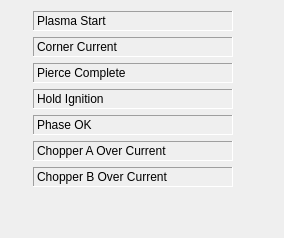
     <widget class="QWidget" name="pps_inputs_page_">
      <layout class="QHBoxLayout" name="horizontalLayout_5">
       <item>
        <layout class="QVBoxLayout" name="verticalLayout_6">
         <item>
          <layout class="QGridLayout" name="gridLayout_7">
           <item row="3" column="0">
            <widget class="QLabel" name="pps_input_4_">
             <property name="minimumSize">
              <size>
               <width>16</width>
               <height>16</height>
              </size>
             </property>
             <property name="maximumSize">
              <size>
               <width>16</width>
               <height>16</height>
              </size>
             </property>
             <property name="text">
              <string/>
             </property>
             <property name="pixmap">
              <pixmap resource="../../../../OCutter.qrc">:/cutter/widget/resource/closed.png</pixmap>
             </property>
             <property name="scaledContents">
              <bool>true</bool>
             </property>
            </widget>
           </item>
           <item row="3" column="1">
            <widget class="QLabel" name="label_36">
             <property name="minimumSize">
              <size>
               <width>200</width>
               <height>20</height>
              </size>
             </property>
             <property name="frameShape">
              <enum>QFrame::Panel</enum>
             </property>
             <property name="frameShadow">
              <enum>QFrame::Sunken</enum>
             </property>
             <property name="text">
              <string>Hold Ignition</string>
             </property>
            </widget>
           </item>
           <item row="4" column="0">
            <widget class="QLabel" name="pps_input_5_">
             <property name="minimumSize">
              <size>
               <width>16</width>
               <height>16</height>
              </size>
             </property>
             <property name="maximumSize">
              <size>
               <width>16</width>
               <height>16</height>
              </size>
             </property>
             <property name="text">
              <string/>
             </property>
             <property name="pixmap">
              <pixmap resource="../../../../OCutter.qrc">:/cutter/widget/resource/closed.png</pixmap>
             </property>
             <property name="scaledContents">
              <bool>true</bool>
             </property>
            </widget>
           </item>
           <item row="0" column="0">
            <widget class="QLabel" name="pps_input_1_">
             <property name="minimumSize">
              <size>
               <width>16</width>
               <height>16</height>
              </size>
             </property>
             <property name="maximumSize">
              <size>
               <width>16</width>
               <height>16</height>
              </size>
             </property>
             <property name="text">
              <string/>
             </property>
             <property name="pixmap">
              <pixmap resource="../../../../OCutter.qrc">:/cutter/widget/resource/closed.png</pixmap>
             </property>
             <property name="scaledContents">
              <bool>true</bool>
             </property>
            </widget>
           </item>
           <item row="0" column="1">
            <widget class="QLabel" name="label_33">
             <property name="minimumSize">
              <size>
               <width>200</width>
               <height>20</height>
              </size>
             </property>
             <property name="frameShape">
              <enum>QFrame::Panel</enum>
             </property>
             <property name="frameShadow">
              <enum>QFrame::Sunken</enum>
             </property>
             <property name="text">
              <string>Plasma Start</string>
             </property>
            </widget>
           </item>
           <item row="4" column="1">
            <widget class="QLabel" name="label_37">
             <property name="minimumSize">
              <size>
               <width>200</width>
               <height>20</height>
              </size>
             </property>
             <property name="frameShape">
              <enum>QFrame::Panel</enum>
             </property>
             <property name="frameShadow">
              <enum>QFrame::Sunken</enum>
             </property>
             <property name="text">
              <string>Phase OK</string>
             </property>
            </widget>
           </item>
           <item row="5" column="0">
            <widget class="QLabel" name="pps_input_6_">
             <property name="minimumSize">
              <size>
               <width>16</width>
               <height>16</height>
              </size>
             </property>
             <property name="maximumSize">
              <size>
               <width>16</width>
               <height>16</height>
              </size>
             </property>
             <property name="text">
              <string/>
             </property>
             <property name="pixmap">
              <pixmap resource="../../../../OCutter.qrc">:/cutter/widget/resource/closed.png</pixmap>
             </property>
             <property name="scaledContents">
              <bool>true</bool>
             </property>
            </widget>
           </item>
           <item row="6" column="0">
            <widget class="QLabel" name="pps_input_7_">
             <property name="minimumSize">
              <size>
               <width>16</width>
               <height>16</height>
              </size>
             </property>
             <property name="maximumSize">
              <size>
               <width>16</width>
               <height>16</height>
              </size>
             </property>
             <property name="text">
              <string/>
             </property>
             <property name="pixmap">
              <pixmap resource="../../../../OCutter.qrc">:/cutter/widget/resource/closed.png</pixmap>
             </property>
             <property name="scaledContents">
              <bool>true</bool>
             </property>
            </widget>
           </item>
           <item row="5" column="1">
            <widget class="QLabel" name="label_38">
             <property name="minimumSize">
              <size>
               <width>200</width>
               <height>20</height>
              </size>
             </property>
             <property name="frameShape">
              <enum>QFrame::Panel</enum>
             </property>
             <property name="frameShadow">
              <enum>QFrame::Sunken</enum>
             </property>
             <property name="text">
              <string>Chopper A Over Current</string>
             </property>
            </widget>
           </item>
           <item row="1" column="0">
            <widget class="QLabel" name="pps_input_2_">
             <property name="minimumSize">
              <size>
               <width>16</width>
               <height>16</height>
              </size>
             </property>
             <property name="maximumSize">
              <size>
               <width>16</width>
               <height>16</height>
              </size>
             </property>
             <property name="text">
              <string/>
             </property>
             <property name="pixmap">
              <pixmap resource="../../../../OCutter.qrc">:/cutter/widget/resource/closed.png</pixmap>
             </property>
             <property name="scaledContents">
              <bool>true</bool>
             </property>
            </widget>
           </item>
           <item row="6" column="1">
            <widget class="QLabel" name="label_39">
             <property name="minimumSize">
              <size>
               <width>200</width>
               <height>20</height>
              </size>
             </property>
             <property name="frameShape">
              <enum>QFrame::Panel</enum>
             </property>
             <property name="frameShadow">
              <enum>QFrame::Sunken</enum>
             </property>
             <property name="text">
              <string>Chopper B Over Current</string>
             </property>
            </widget>
           </item>
           <item row="1" column="1">
            <widget class="QLabel" name="label_34">
             <property name="minimumSize">
              <size>
               <width>200</width>
               <height>20</height>
              </size>
             </property>
             <property name="frameShape">
              <enum>QFrame::Panel</enum>
             </property>
             <property name="frameShadow">
              <enum>QFrame::Sunken</enum>
             </property>
             <property name="text">
              <string>Corner Current</string>
             </property>
            </widget>
           </item>
           <item row="2" column="1">
            <widget class="QLabel" name="label_35">
             <property name="minimumSize">
              <size>
               <width>200</width>
               <height>20</height>
              </size>
             </property>
             <property name="frameShape">
              <enum>QFrame::Panel</enum>
             </property>
             <property name="frameShadow">
              <enum>QFrame::Sunken</enum>
             </property>
             <property name="text">
              <string>Pierce Complete</string>
             </property>
            </widget>
           </item>
           <item row="2" column="0">
            <widget class="QLabel" name="pps_input_3_">
             <property name="minimumSize">
              <size>
               <width>16</width>
               <height>16</height>
              </size>
             </property>
             <property name="maximumSize">
              <size>
               <width>16</width>
               <height>16</height>
              </size>
             </property>
             <property name="text">
              <string/>
             </property>
             <property name="pixmap">
              <pixmap resource="../../../../OCutter.qrc">:/cutter/widget/resource/closed.png</pixmap>
             </property>
             <property name="scaledContents">
              <bool>true</bool>
             </property>
            </widget>
           </item>
          </layout>
         </item>
         <item>
          <spacer name="verticalSpacer_3">
           <property name="orientation">
            <enum>Qt::Vertical</enum>
           </property>
           <property name="sizeHint" stdset="0">
            <size>
             <width>20</width>
             <height>40</height>
            </size>
           </property>
          </spacer>
         </item>
        </layout>
       </item>
       <item>
        <spacer name="horizontalSpacer_4">
         <property name="orientation">
          <enum>Qt::Horizontal</enum>
         </property>
         <property name="sizeHint" stdset="0">
          <size>
           <width>40</width>
           <height>20</height>
          </size>
         </property>
        </spacer>
       </item>
      </layout>
     </widget>
